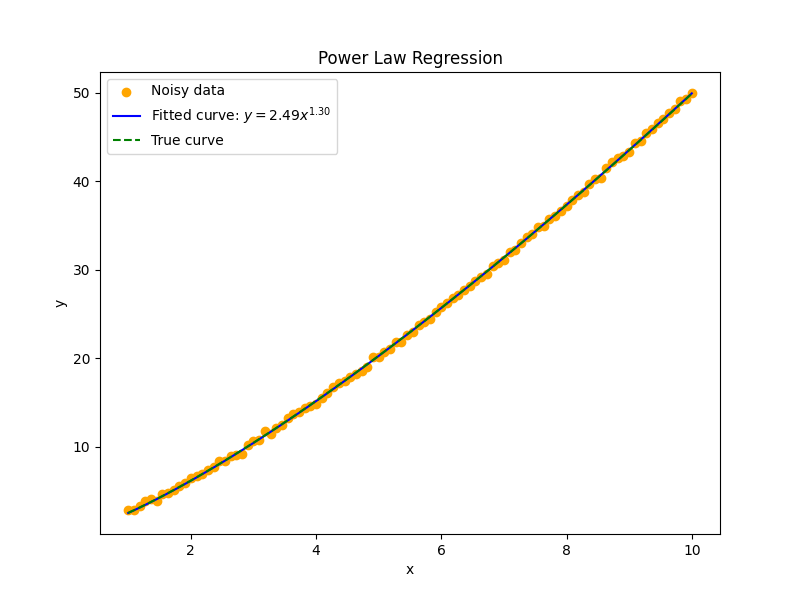

Generate this figure with Python:
import numpy as np
import matplotlib.pyplot as plt
from scipy.optimize import curve_fit


def power_law(x, a, b):
    return a * np.power(x, b)


# Generate synthetic data for demonstration
np.random.seed(0)  # For reproducibility
x_data = np.linspace(1, 10, 100)
a_actual = 2.5  # Actual value for parameter a
b_actual = 1.3  # Actual value for parameter b
y_data = power_law(x_data, a_actual, b_actual)

# Add some noise to the data
noise = 0.2 * np.random.normal(size=x_data.size)
y_data_noisy = y_data + noise

# Perform curve fitting
popt, pcov = curve_fit(power_law, x_data, y_data_noisy)
a_fitted, b_fitted = popt

# Print the fitted parameters
print(f"Fitted parameters: a = {a_fitted:.4f}, b = {b_fitted:.4f}")

# Plot original data and fitted curve
plt.figure(figsize=(8, 6))
plt.scatter(x_data, y_data_noisy, label='Noisy data', color='orange')
plt.plot(x_data, power_law(x_data, a_fitted, b_fitted),
         label=f'Fitted curve: $y={a_fitted:.2f}x^{{{b_fitted:.2f}}}$', color='blue')
plt.plot(x_data, y_data, label='True curve', color='green', linestyle='--')
plt.xlabel('x')
plt.ylabel('y')
plt.legend()
plt.title('Power Law Regression')
plt.savefig('least-square-power.png')
plt.show()
